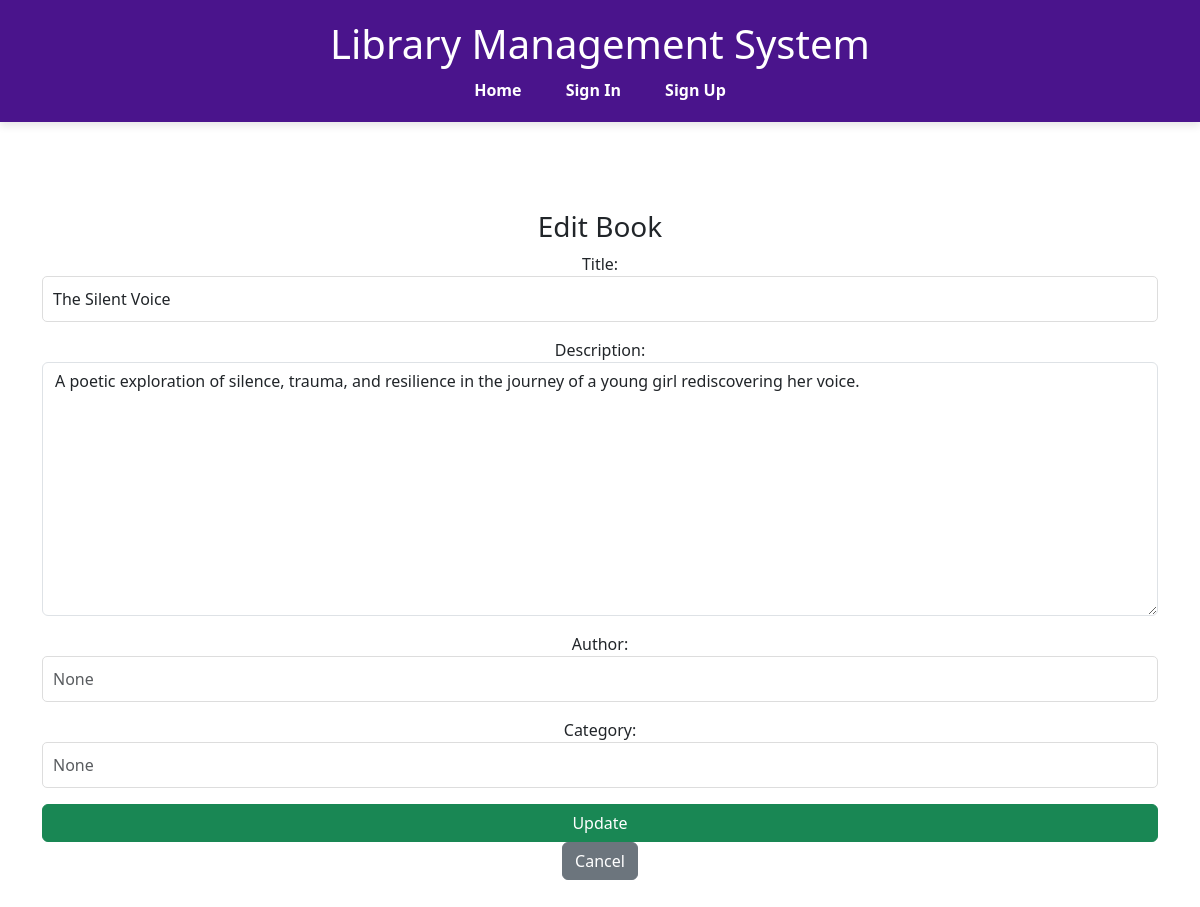
Page /books/edit/2/ (signed in) on the committed database.
### base/models.py (models this page shows, shortened)
class Book(models.Model):
    title = models.CharField(max_length=200)
    author = models.ForeignKey(Author, on_delete=models.SET_NULL, null=True, blank=True)
    category = models.ForeignKey(Category, on_delete=models.SET_NULL, null=True, blank=True)
    isbn = models.CharField(max_length=13)
    description = models.TextField(blank=True)

### base/views.py (the view)
# urls.py: path('books/edit/<int:pk>/', views.edit_book_view, name='edit_book'),
@login_required
def edit_book_view(request, pk):
    book = get_object_or_404(Book, pk=pk)
    if request.method == 'POST':
        form = BookForm(request.POST, instance=book)
        if form.is_valid():
            form.save()
            messages.success(request, "Book updated successfully!")
            return redirect('book_list')
    else:
        form = BookForm(instance=book)
    return render(request, 'base/edit_book.html', {'form': form})

### base/forms.py
class BookForm(forms.ModelForm):
    author = forms.CharField(
        max_length=100,
        widget=forms.TextInput(attrs={
            'class': 'form-control',
            'placeholder': 'Author name'
        })
    )
    category = forms.CharField(
        max_length=100,
        widget=forms.TextInput(attrs={
            'class': 'form-control',
            'placeholder': 'Category name'
        }),
        required=False  # Optional, depending on your model
    )
    class Meta:
        model = Book
        fields = ['title', 'description']  # Exclude 'author' and 'category' from Meta
    def __init__(self, *args, **kwargs):
        super(BookForm, self).__init__(*args, **kwargs)
        for field_name, field in self.fields.items():
            field.widget.attrs['class'] = 'form-control'
            field.widget.attrs['placeholder'] = field.label

### base/templates/base/edit_book.html (shortened to what this page needs)
{% extends 'base/base.html' %}
{% block content %}
<div class="container mt-5">
    <h3>Edit Book</h3>
    <form method="post">
        {{ form.as_p }}
        <button type="submit" class="btn btn-success">Update</button>
        <a href="{% url 'book_list' %}" class="btn btn-secondary">Cancel</a>
    </form>
</div>
{% endblock %}

### base/static/base/css/style.css (style rules this page uses)
body { font-family: 'Segoe UI', Tahoma, Geneva, Verdana, sans-serif; margin: 0; padding: 0; background-color: #f9f9f9; }
form input[type="text"], form input[type="email"], form input[type="password"] { width: 100%; padding: 10px; margin-bottom: 15px; border: 1px solid #ddd; border-radius: 5px; }
button { width: 100%; padding: 10px; background-color: #3366cc; color: white; border: none; border-radius: 5px; font-size: 16px; }
a { color: #3366cc; text-decoration: none; }

### rows in the picture
Book: title "The Silent Voice", description "A poetic exploration of silence, trauma, and resilience in the journey of a young girl rediscovering her voice."
